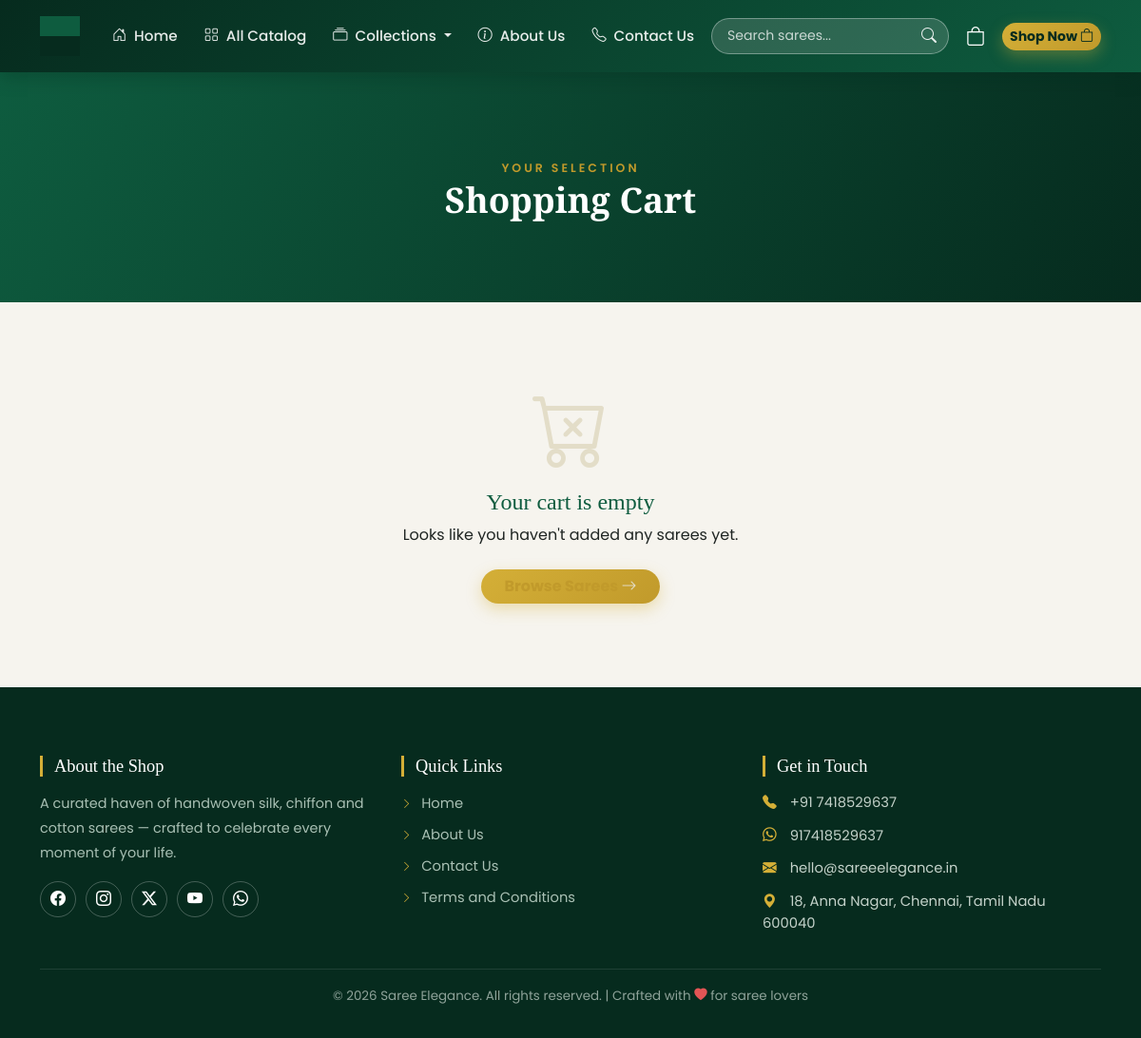
Page /cart/ on the committed database.
### store/models.py (models this page shows, shortened)
class SiteSettings(models.Model):
    shop_name = models.CharField(max_length=120, default="Saree Elegance")
    tagline = models.CharField(max_length=200, blank=True)
    logo = models.ImageField(upload_to="site/", blank=True, null=True)
    phone = models.CharField(max_length=30, blank=True)
    email = models.EmailField(blank=True)
    address = models.CharField(max_length=255, blank=True)
    map_embed_url = models.URLField(blank=True)
    whatsapp = models.CharField(max_length=30, blank=True)
    facebook = models.URLField(blank=True)
    instagram = models.URLField(blank=True)
    twitter = models.URLField(blank=True)
    youtube = models.URLField(blank=True)
    class Meta:
        verbose_name = "Site Settings"
        verbose_name_plural = "Site Settings"

### store/views.py (the view)
# urls.py: path("cart/", cart_view, name="cart"),
def cart_view(request):
    cart = Cart(request)
    context = _base_context(request)
    context["cart_items"] = cart.items()
    context["totals"] = cart.totals()
    context["cart_counts"] = cart.count()
    context["free_ship_above"] = FREE_SHIPPING_ABOVE
    return render(request, "store/cart.html", context)

### templates/store/cart.html (shortened to what this page needs)
{% extends 'base.html' %}
{% block content %}
<section class="page-banner">
    <div class="container text-center py-4 py-md-5">
        <span class="section-tag">Your Selection</span>
        <h1 class="page-title">Shopping Cart</h1>
    </div>
</section>
<section class="cart-wrap">
    <div class="container">
        {% if cart_items %}
        <div class="row g-4">
            <div class="col-lg-8">
                <div class="cart-table">
                    {% for item in cart_items %}
                    <div class="cart-row">
                        <img src="{{ item.saree.image_source }}" alt="{{ item.saree.name }}">
                        <div class="flex-grow-1">
                            <h6 class="cart-item-name mb-1">{{ item.saree.name }}</h6>
                            <div class="cart-item-meta">{{ item.saree.fabric|default:"Saree" }} | {{ item.saree.category.title }}</div>
                            <div class="d-flex align-items-center gap-2 mt-2">
                                <div class="qty-control">
                                    <form action="{% url 'store:update_cart' item.saree.id %}" method="post">
                                        {% csrf_token %}
                                        <input type="hidden" name="quantity" value="{{ item.quantity|add:'-1' }}">
                                        <button class="qty-btn" type="submit" {% if item.quantity <= 1 %}disabled{% endif %}>-</button>
                                    </form>
                                    <span class="qty-val">{{ item.quantity }}</span>
                                    <form action="{% url 'store:update_cart' item.saree.id %}" method="post">
                                        {% csrf_token %}
                                        <input type="hidden" name="quantity" value="{{ item.quantity|add:'1' }}">
                                        <button class="qty-btn" type="submit">+</button>
                                    </form>
                                </div>
                                <form action="{% url 'store:remove_from_cart' item.saree.id %}" method="post" class="ms-2">
                                    {% csrf_token %}
                                    <button class="remove-btn" type="submit" title="Remove"><i class="bi bi-trash3"></i> Remove</button>
                                </form>
                            </div>
                        </div>
                        <div class="text-end">
                            <strong class="d-block text-danger fs-5">&#8377; {{ item.line_total }}</strong>
                        </div>
                    </div>
                    {% endfor %}
                </div>
            </div>
            <div class="col-lg-4">
                <div class="cart-summary">
                    <h5>Order Summary</h5>
                    <div class="sum-row"><span>Subtotal</span><span>&#8377; {{ totals.subtotal }}</span></div>
                    <div class="sum-row"><span>Delivery</span>
                        <span>{% if totals.delivery > 0 %}&#8377; {{ totals.delivery }}{% else %}<span class="text-success">Free</span>{% endif %}</span>
                    </div>
                    <div class="sum-row"><span>GST (5%)</span><span>&#8377; {{ totals.gst }}</span></div>
                    {% if totals.free_shipping_message %}
                    <div class="sum-row text-success"><span><i class="bi bi-truck"></i></span><span>Add items worth &#8377; {{ free_ship_above }} for free shipping</span></div>
                    {% endif %}
                    <div class="sum-row total"><span>Total</span><span>&#8377; {{ totals.total }}</span></div>
                    <a href="{% url 'store:checkout' %}" class="btn btn-gold w-100 rounded-pill py-2 mb-2">Proceed to Checkout <i class="bi bi-arrow-right"></i></a>
                    <a href="{% url 'store:catalog' %}" class="btn btn-outline-gold w-100 rounded-pill">Continue Shopping</a>
                </div>
            </div>
        </div>
        {% else %}
        <div class="empty-state text-center py-5">
            <i class="bi bi-cart-x display-1"></i>
            <h4>Your cart is empty</h4>
            <p>Looks like you haven't added any sarees yet.</p>
            <a href="{% url 'store:catalog' %}" class="btn btn-gold rounded-pill px-4 mt-2">Browse Sarees <i class="bi bi-arrow-right"></i></a>
        </div>
        {% endif %}
    </div>
</section>
{% endblock %}

### templates/base.html (shortened to what this page needs)
{% load static %}<!DOCTYPE html>
<html lang="en">
<head>
    <link href="https://cdn.jsdelivr.net/npm/bootstrap@5.3.3/dist/css/bootstrap.min.css" rel="stylesheet">
    <link rel="stylesheet" href="https://cdn.jsdelivr.net/npm/bootstrap-icons@1.11.3/font/bootstrap-icons.min.css">
    <link rel="stylesheet" href="{% static 'css/style.css' %}">
</head>
<body>
    <nav class="navbar navbar-expand-lg navbar-dark main-navbar sticky-top">
        <div class="container">
            <a class="navbar-brand" href="{% url 'store:home' %}">
                {% if site.logo %}
                    <img src="{{ site.logo.url }}" alt="{{ site.shop_name }}" height="42">
                {% else %}
                    <span class="brand-icon"><i class="bi bi-flower1"></i></span>
                    <span class="brand-name">{{site.shop_name|default:"Saree Elegance" }}</span>
                {% endif %}
            </a>
            <div class="collapse navbar-collapse" id="navMenu">
                <ul class="navbar-nav mx-auto mb-2 mb-lg-0">
                    <li class="nav-item"><a class="nav-link {% if request.resolver_match.url_name == 'home' %}active{% endif %}" href="{% url 'store:home' %}"><i class="bi bi-house-door"></i> Home</a></li>
                    <li class="nav-item"><a class="nav-link {% if request.resolver_match.url_name == 'catalog' and not query %}active{% endif %}" href="{% url 'store:catalog' %}"><i class="bi bi-grid"></i> All Catalog</a></li>
                    <li class="nav-item dropdown">
                        <a class="nav-link dropdown-toggle {% if request.resolver_match.url_name == 'category_detail' %}active{% endif %}" href="#" role="button" data-bs-toggle="dropdown" aria-expanded="false">
                            <i class="bi bi-collection"></i> Collections
                        </a>
                    </li>
                    <li class="nav-item"><a class="nav-link " href="{% url 'store:about' %}"><i class="bi bi-info-circle"></i> About Us</a></li>
                    <li class="nav-item"><a class="nav-link " href="{% url 'store:contact' %}"><i class="bi bi-telephone"></i> Contact Us</a></li>
                </ul>
                <div class="d-flex align-items-center gap-2">
                    <form action="{% url 'store:catalog' %}" method="get" class="nav-search" role="search">
                        <input class="nav-search-input" type="search" name="q" placeholder="Search sarees..." value="{{ query|default:'' }}" aria-label="Search sarees">
                        <button class="nav-search-btn" type="submit" aria-label="Search"><i class="bi bi-search"></i></button>
                    </form>
                    <a href="{% url 'store:cart' %}" class="cart-link" title="View cart">
                        <i class="bi bi-bag"></i>
                    </a>
                    <a href="{% url 'store:catalog' %}" class="btn btn-gold btn-sm rounded-pill">Shop Now <i class="bi bi-bag"></i></a>
                </div>
            </div>
        </div>
    </nav>
    {% block content %}{% endblock %}
    <footer id="contact-section" class="footer">
        <div class="container">
            <div class="row g-4 footer-main">
                <div class="col-lg-4 col-md-6">
                    <h5 class="footer-head">About the Shop</h5>
                    <p class="footer-about">
                        {% if site.tagline %}{{ site.tagline }}{% else %}Curated handloom and silk sarees crafted for every celebration. Welcome to {{ site.shop_name }}.{% endif %}
                    </p>
                    <div class="social-links">
                        {% if site.facebook %}<a href="{{ site.facebook }}" target="_blank" rel="noopener" aria-label="Facebook"><i class="bi bi-facebook"></i></a>{% endif %}
                        {% if site.instagram %}<a href="{{ site.instagram }}" target="_blank" rel="noopener" aria-label="Instagram"><i class="bi bi-instagram"></i></a>{% endif %}
                        {% if site.twitter %}<a href="{{ site.twitter }}" target="_blank" rel="noopener" aria-label="Twitter"><i class="bi bi-twitter-x"></i></a>{% endif %}
                        {% if site.youtube %}<a href="{{ site.youtube }}" target="_blank" rel="noopener" aria-label="YouTube"><i class="bi bi-youtube"></i></a>{% endif %}
                        {% if site.whatsapp %}<a href="https://wa.me/{{ site.whatsapp }}" target="_blank" rel="noopener" aria-label="WhatsApp"><i class="bi bi-whatsapp"></i></a>{% endif %}
                    </div>
                </div>
                <div class="col-lg-4 col-md-6">
                    <h5 class="footer-head">Quick Links</h5>
                    <ul class="footer-links">
                        <li><a href="{% url 'store:home' %}"><i class="bi bi-chevron-right"></i> Home</a></li>
                        <li><a href="{% url 'store:about' %}"><i class="bi bi-chevron-right"></i> About Us</a></li>
                        <li><a href="{% url 'store:contact' %}"><i class="bi bi-chevron-right"></i> Contact Us</a></li>
                        <li><a href="{% url 'store:terms' %}"><i class="bi bi-chevron-right"></i> Terms and Conditions</a></li>
                    </ul>
                </div>
                <div class="col-lg-4 col-md-6">
                    <h5 class="footer-head">Get in Touch</h5>
                    <ul class="footer-contact">
                        {% if site.phone %}
                        <li><i class="bi bi-telephone-fill"></i> <a href="tel:{{ site.phone }}">{{ site.phone }}</a></li>
                        {% endif %}
                        {% if site.whatsapp %}
                        <li><i class="bi bi-whatsapp"></i> <a href="https://wa.me/{{ site.whatsapp }}" target="_blank" rel="noopener">{{ site.whatsapp }}</a></li>
                        {% endif %}
                        {% if site.email %}
                        <li><i class="bi bi-envelope-fill"></i> <a href="mailto:{{ site.email }}">{{ site.email }}</a></li>
                        {% endif %}
                        {% if site.address %}
                        <li><i class="bi bi-geo-alt-fill"></i> {{ site.address }}</li>
                        {% endif %}
                    </ul>
                </div>
            </div>
            <div class="footer-bottom">
                <p>&copy; <span class="year"></span> {{ site.shop_name|default:"Saree Elegance" }}. All rights reserved. | Crafted with <i class="bi bi-heart-fill"></i> for saree lovers</p>
            </div>
        </div>
    </footer>
</body>
</html>

### rows in the picture
SiteSettings: logo (picture), tagline "A curated haven of handwoven silk, chiffon and cotton sarees — crafted to celebrate every moment of your life.", phone "+91 7418529637", whatsapp "917418529637", email "hello@sareeelegance.in", address "18, Anna Nagar, Chennai, Tamil Nadu 600040", shop_name "Saree Elegance"
